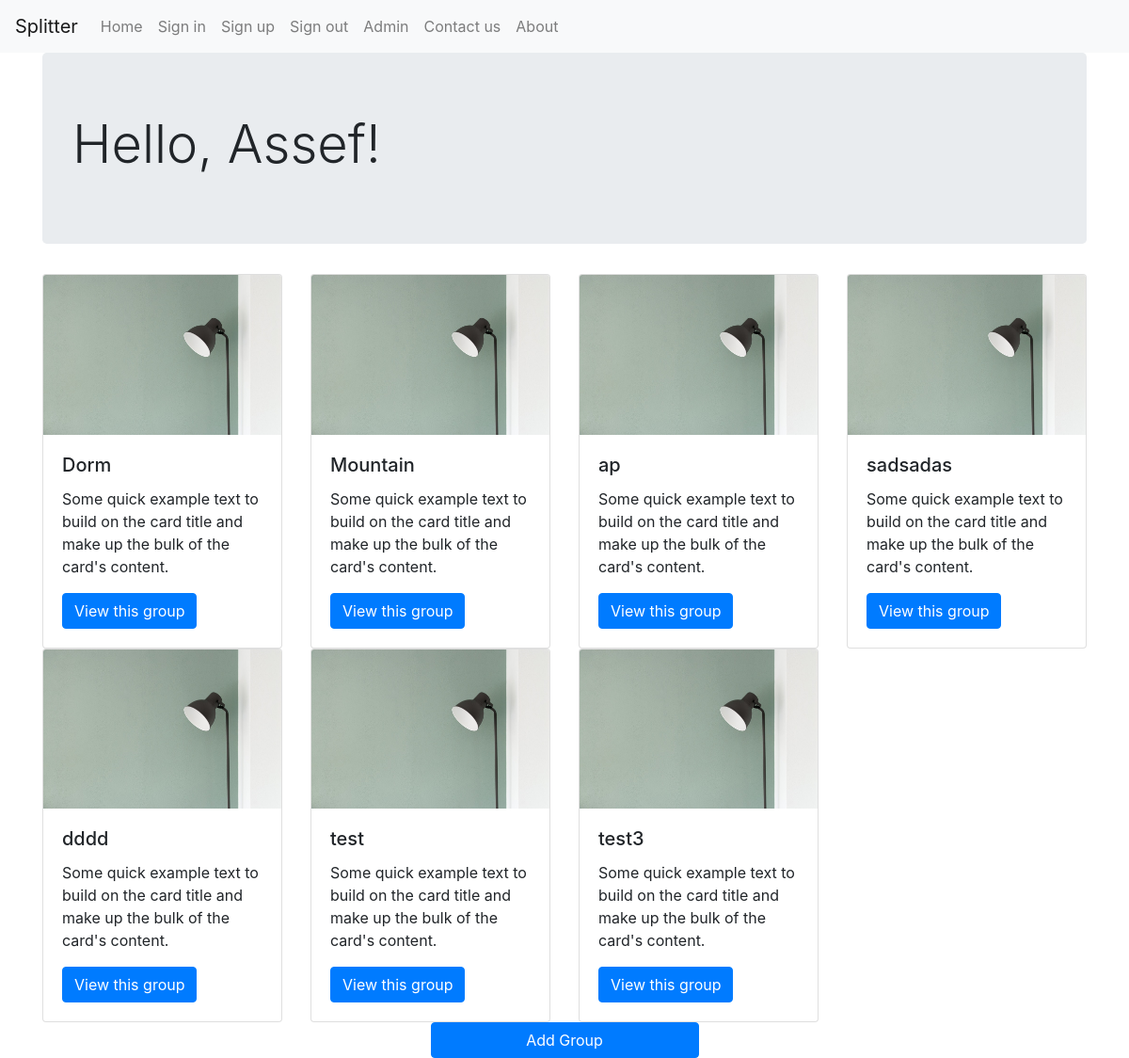
Before: /assef with the older database file.
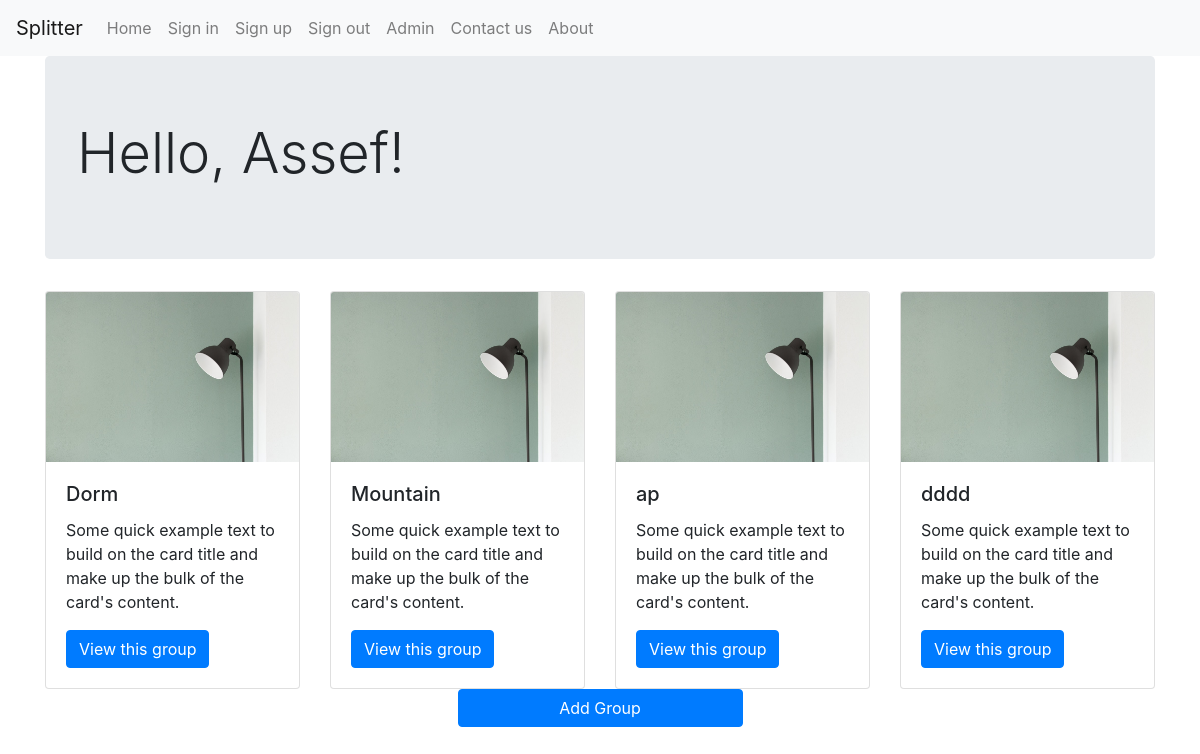
After: the same page with the newer database file.
### main/models.py (models this page shows, shortened)
class GroupMember(models.Model):
    group_fk = models.ForeignKey(Group, on_delete=models.CASCADE)
    member_fk = models.ForeignKey(Account, on_delete=models.CASCADE)
    balance = models.IntegerField(default=0)

class Group(models.Model):
    group_id = models.SlugField(max_length=20, unique=True)
    group_name = models.CharField(max_length=20)
    admin_fk = models.ForeignKey(Account, on_delete=models.CASCADE)
    def get_absolute_url(self):
        return f"/{self.group_id}"

### main/views.py (the view)
# urls.py: path('<slug:account_id>', views.account_view),
def account_view(request, account_id):
    account = Account.objects.get(account_id=account_id)
    groups = GroupMember.objects.filter(member_fk=account)
    context = {"title": "Account Detail",
               'account': account, 'groups': groups}
    template_name = 'account.html'
    return render(request, template_name, context)

### main/models.py (called while the page is built)
    def get_add_url(self):
        return f"/{self.account_id}/add-group"

    def get_absolute_url(self):
        return f"/{self.account_id}"

### main/templates/account.html (shortened to what this page needs)
{% extends "base.html" %}
{% load static %}
{% block navbar %}
{% include 'navbar.html' %}
{% endblock %}
{% block content %}
<div class="jumbotron">
    <h1 class="display-4">Hello, {{ account.first_name }}!</h1>
</div>
<div class="row">
    {% for group in groups %}
    <div class="col col-12 col-sm-6 col-md-4 col-lg-3">
        <div class="card">
            <img src="{% static 'img/test.jpeg' %}" class="card-img-top" alt="img">
            <div class="card-body">
                <h5 class="card-title">{{ group.group_fk.group_name }}</h5>
                <p class="card-text">Some quick example text to build on the card title and make up the bulk of the
                    card's content.</p>
                <a href="{{ account.get_absolute_url }}{{ group.group_fk.get_absolute_url }}"
                    class="btn btn-primary">View this group</a>
            </div>
        </div>
    </div>
    {% endfor %}
</div>
<div class="row justify-content-center">
    <a class="btn btn-primary col col-10 col-sm-6 col-md-4 col-lg-3" href="{{ account.get_add_url }}" role="button">Add
        Group</a>
</div>
{% endblock %}

Changed rows visible on the page:
removed GroupMember: group_fk.group_name "sadsadas"
removed GroupMember: group_fk.group_name "test"
removed GroupMember: group_fk.group_name "test3"
